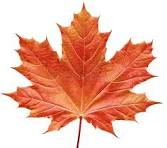
#> input picture images/secret_image.jpeg, 167 x 148 px
$ python histogram_analysis.py --cover images/secret_image.jpeg --stego images/secret_image.jpeg
#> lines starting #> are read from the running program, lines starting #| are printed output that depends on the picture
"""-------------------------------------Damodhar Pai-----------------------------------------------"""
import matplotlib.pyplot as plt
from PIL import Image
import argparse
import sys

def plot_image_histograms(cover_path, stego_path, output_path=None):
    """Plot RGB histograms for both cover and stego images."""
#> called with cover_path = 'images/secret_image.jpeg', stego_path = 'images/secret_image.jpeg'
    try:
        # Load images
        cover_image = Image.open(cover_path).convert('RGB')
#> cover_image is the input picture: PIL image 167x148 RGB; mean R, G, B 235.9, 183.1, 165.6
        stego_image = Image.open(stego_path).convert('RGB')

        # Split channels
        cover_r, cover_g, cover_b = cover_image.split()
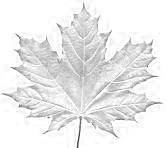
#> cover_r: PIL image 167x148 L; min 57, max 255, mean 235.9
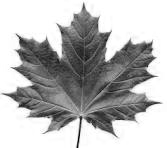
#> cover_g: PIL image 167x148 L; min 0, max 255, mean 183.1
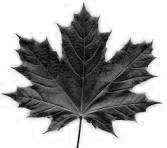
#> cover_b: PIL image 167x148 L; min 0, max 255, mean 165.6
        stego_r, stego_g, stego_b = stego_image.split()

        # Calculate histograms
        cover_r_hist = cover_r.histogram()
#> cover_r_hist = 256 values, max 10252 at index 255, min 0 at index 0, mean 96.55
        cover_g_hist = cover_g.histogram()
#> cover_g_hist = 256 values, max 8937 at index 255, min 0 at index 1, mean 96.55
        cover_b_hist = cover_b.histogram()
#> cover_b_hist = 256 values, max 8841 at index 255, min 3 at index 2, mean 96.55

        stego_r_hist = stego_r.histogram()
#> stego_r_hist has the same summary as cover_r_hist
        stego_g_hist = stego_g.histogram()
#> stego_g_hist has the same summary as cover_g_hist
        stego_b_hist = stego_b.histogram()
#> stego_b_hist has the same summary as cover_b_hist

        # Create subplot figure
        fig, axs = plt.subplots(2, 3, figsize=(15, 10))
        fig.suptitle('RGB Channel Histogram Comparison', fontsize=16)

        # Plot cover image histograms
        axs[0, 0].bar(range(256), cover_r_hist, color='red', alpha=0.7)
        axs[0, 0].set_title('Cover Image - Red Channel')
        axs[0, 0].set_xlim(0, 255)
        axs[0, 0].set_ylabel('Frequency')

        axs[0, 1].bar(range(256), cover_g_hist, color='green', alpha=0.7)
        axs[0, 1].set_title('Cover Image - Green Channel')
        axs[0, 1].set_xlim(0, 255)

        axs[0, 2].bar(range(256), cover_b_hist, color='blue', alpha=0.7)
        axs[0, 2].set_title('Cover Image - Blue Channel')
        axs[0, 2].set_xlim(0, 255)

        # Plot stego image histograms
        axs[1, 0].bar(range(256), stego_r_hist, color='red', alpha=0.7)
        axs[1, 0].set_title('Stego Image - Red Channel')
        axs[1, 0].set_xlim(0, 255)
        axs[1, 0].set_xlabel('Pixel Value')
        axs[1, 0].set_ylabel('Frequency')

        axs[1, 1].bar(range(256), stego_g_hist, color='green', alpha=0.7)
        axs[1, 1].set_title('Stego Image - Green Channel')
        axs[1, 1].set_xlim(0, 255)
        axs[1, 1].set_xlabel('Pixel Value')

        axs[1, 2].bar(range(256), stego_b_hist, color='blue', alpha=0.7)
        axs[1, 2].set_title('Stego Image - Blue Channel')
        axs[1, 2].set_xlim(0, 255)
        axs[1, 2].set_xlabel('Pixel Value')

        # Adjust layout
        plt.tight_layout()

        # Save or display the plot
        if output_path:
            plt.savefig(output_path)
            print(f"Histogram saved to {output_path}")
        else:
            plt.show()
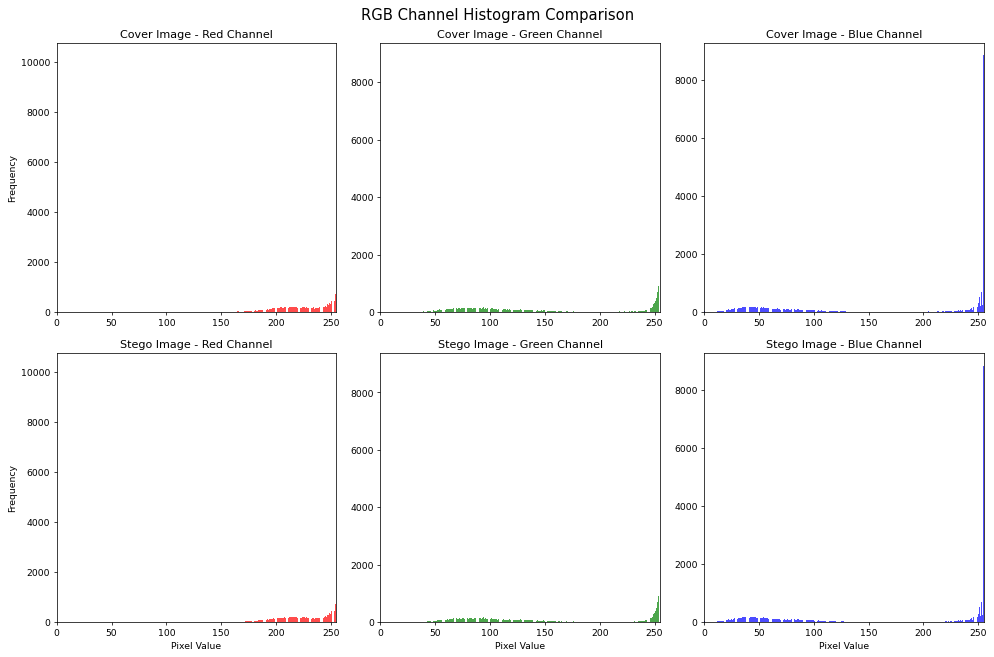
#> figure drawn by matplotlib, 6 panels; panel 1: tallest bar 10252 high, from x = 254.6 to 255.4; panel 2: tallest bar 8937 high, from x = 254.6 to 255.4; panel 3: tallest bar 8841 high, from x = 254.6 to 255.4; panel 4: tallest bar 10252 high, from x = 254.6 to 255.4

        # Calculate and print statistical differences
        print("\nStatistical Analysis:")
        for channel, cover_hist, stego_hist, name in [
            (0, cover_r_hist, stego_r_hist, "Red"),
            (1, cover_g_hist, stego_g_hist, "Green"),
            (2, cover_b_hist, stego_b_hist, "Blue")
        ]:
            diff_sum = sum(abs(c - s) for c, s in zip(cover_hist, stego_hist))
            print(f"{name} channel total difference: {diff_sum}")
#> this loop made 3 passes
#> name on passes 1 to 3: 'Red', 'Green', 'Blue'
#| Red channel total difference: 0
#| Green channel total difference: 0
#| Blue channel total difference: 0

    except Exception as e:
        print(f"Error: {str(e)}")
        sys.exit(1)

def main():
    parser = argparse.ArgumentParser(description="Generate histogram comparison for steganography images")
    parser.add_argument("-c", "--cover", required=True, help="Path to cover image")
    parser.add_argument("-s", "--stego", required=True, help="Path to stego image")
    parser.add_argument("-o", "--output", help="Path to save histogram plot (optional)")

    args = parser.parse_args()

    try:
        plot_image_histograms(args.cover, args.stego, args.output)
    except Exception as e:
        print(f"Error: {str(e)}")
        return 1

    return 0

if __name__ == "__main__":
    exit(main())
#> (the program exits here)
